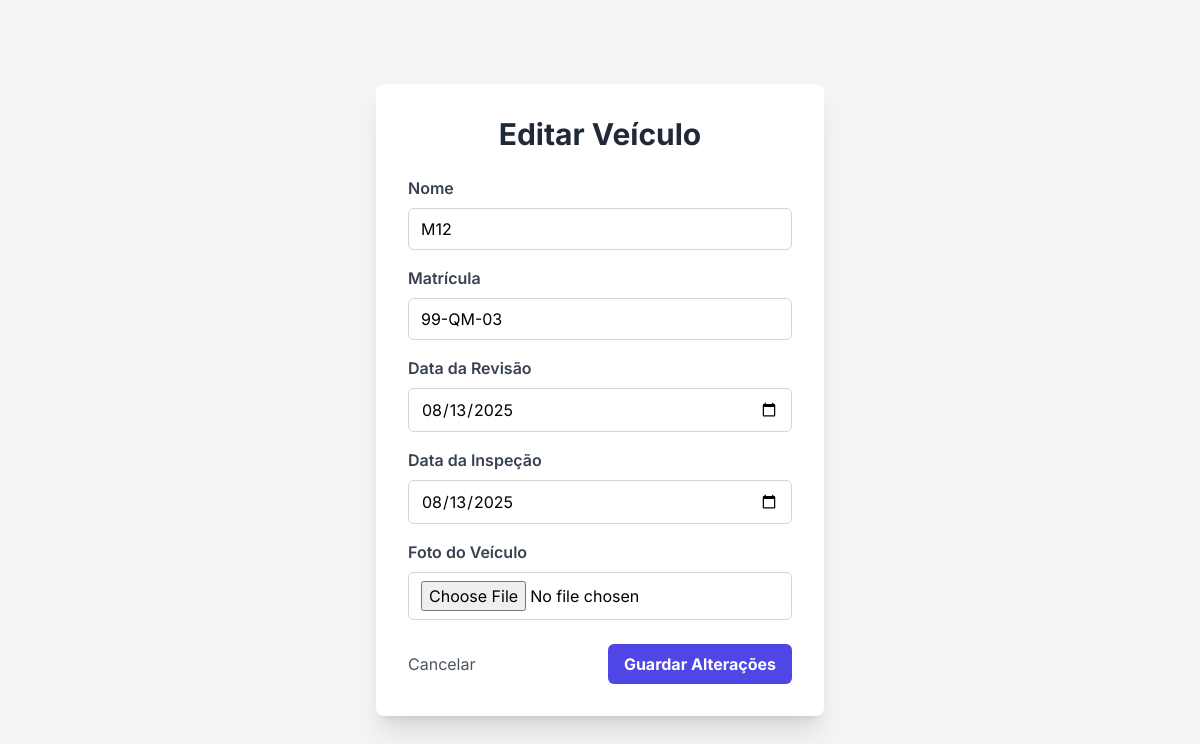
Page /admin/edit_vehicle/2 (signed in) on the committed database.
### tables this page shows
CREATE TABLE Veiculos (
                id INTEGER PRIMARY KEY AUTOINCREMENT,
                nome TEXT NOT NULL,
                matricula TEXT NOT NULL UNIQUE,
                data_revisao TEXT,
                data_inspecao TEXT,
                foto_veiculo TEXT
            , kms_atuais REAL DEFAULT 0, kms_ultima_revisao REAL DEFAULT 0, marca TEXT, modelo TEXT);

### app.py (the view, shortened to what this page needs)
@app.route('/admin/edit_vehicle/<int:vehicle_id>', methods=['GET', 'POST'])
def edit_vehicle(vehicle_id):
    if 'user_id' not in session or session.get('user_access_level') != 1:
        return redirect(url_for('login'))
    db = get_db()
    cursor = db.cursor()
    cursor.execute("SELECT * FROM Veiculos WHERE id = ?", (vehicle_id,))
    vehicle = cursor.fetchone()
    if not vehicle:
        return redirect(url_for('admin_vehicles'))
    return render_template('manage_vehicle.html', title="Editar Veículo", vehicle=vehicle)

### app.py (called while the page is built)
def get_db():
    db = getattr(g, '_database', None)
    if db is None:
        db = g._database = sqlite3.connect(DATABASE)
        db.row_factory = sqlite3.Row
    return db

@app.teardown_appcontext
def close_connection(exception):
    db = getattr(g, '_database', None)
    if db is not None:
        db.close()

### templates/manage_vehicle.html (shortened to what this page needs)
<!DOCTYPE html>
<html lang="pt">
<head>
    <script src="https://cdn.tailwindcss.com"></script>
</head>
<body class="bg-gray-100 p-8 flex items-center justify-center min-h-screen">
    <div class="bg-white p-8 rounded-lg shadow-xl w-full max-w-md">
        <h1 class="text-3xl font-bold text-gray-800 mb-6 text-center">{{ title }}</h1>
        <form action="{{ url_for('add_vehicle') if not vehicle else url_for('edit_vehicle', vehicle_id=vehicle.id) }}" method="post" enctype="multipart/form-data">
            <div class="mb-4">
                <label for="nome" class="block text-gray-700 font-semibold mb-2">Nome</label>
                <input type="text" id="nome" name="nome" value="{{ vehicle.nome if vehicle else '' }}" class="w-full px-3 py-2 border border-gray-300 rounded-md focus:outline-none focus:ring-2 focus:ring-indigo-500" required>
            </div>
            <div class="mb-4">
                <label for="matricula" class="block text-gray-700 font-semibold mb-2">Matrícula</label>
                <input type="text" id="matricula" name="matricula" value="{{ vehicle.matricula if vehicle else '' }}" class="w-full px-3 py-2 border border-gray-300 rounded-md focus:outline-none focus:ring-2 focus:ring-indigo-500" required>
            </div>
            <div class="mb-4">
                <label for="data_revisao" class="block text-gray-700 font-semibold mb-2">Data da Revisão</label>
                <input type="date" id="data_revisao" name="data_revisao" value="{{ vehicle.data_revisao if vehicle else '' }}" class="w-full px-3 py-2 border border-gray-300 rounded-md focus:outline-none focus:ring-2 focus:ring-indigo-500">
            </div>
            <div class="mb-4">
                <label for="data_inspecao" class="block text-gray-700 font-semibold mb-2">Data da Inspeção</label>
                <input type="date" id="data_inspecao" name="data_inspecao" value="{{ vehicle.data_inspecao if vehicle else '' }}" class="w-full px-3 py-2 border border-gray-300 rounded-md focus:outline-none focus:ring-2 focus:ring-indigo-500">
            </div>
            <div class="mb-4">
                <label for="foto_veiculo" class="block text-gray-700 font-semibold mb-2">Foto do Veículo</label>
                <input type="file" id="foto_veiculo" name="foto_veiculo" class="w-full px-3 py-2 border border-gray-300 rounded-md focus:outline-none focus:ring-2 focus:ring-indigo-500">
            </div>
            <div class="flex justify-between items-center mt-6">
                <a href="{{ url_for('admin_vehicles') }}" class="text-gray-600 hover:text-gray-900 transition duration-200">Cancelar</a>
                <button type="submit" class="bg-indigo-600 hover:bg-indigo-700 text-white font-bold py-2 px-4 rounded-md transition duration-200">Guardar Alterações</button>
            </div>
        </form>
    </div>
</body>
</html>

### templates/manage_vehicle.html (style rules this page uses)
body { font-family: 'Inter', sans-serif; }

### rows in the picture
Veiculos: nome "M12", matricula "99-QM-03", data_revisao "08/13/2025", data_inspecao "08/13/2025"

### other values in the picture
{{ title }} "Editar Veículo"
